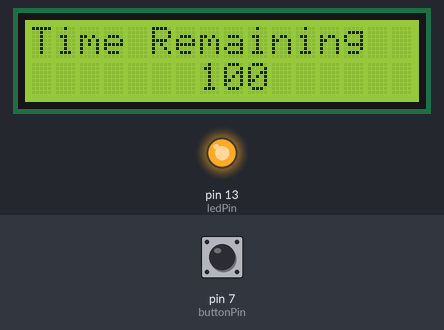
This sketch was run on a simulated Arduino Uno, built with avr-gcc and run on an emulated ATmega328P. Shown: 16×2 character LCD, output pins drawn as LEDs (lit = HIGH). The inputs (shaded band) are chosen by the test bench; at power-on: pin 7 (buttonPin) LOW.

Above: at 1.2 s.
1.3 s: pin 7 (buttonPin) pulled HIGH for 3.2 s
At 2.8 s:
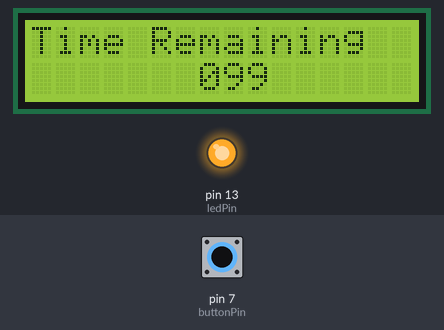
At 5.1 s:
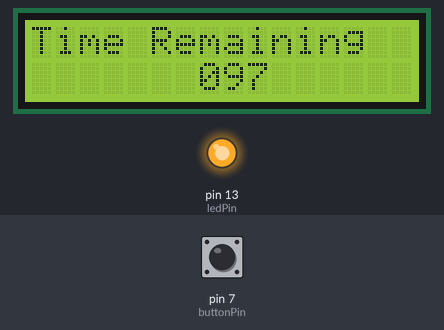
Timing chart, 0 to 6.6 s (numbered marks = the images above; inputs shaded):
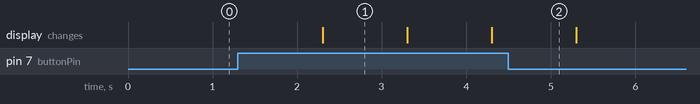

Measured:
- after the input at 1.3 s, the display: changes after 1.0 s (image 1)

The sketch:

lcdcountdownwithled1.ino
```cpp
#include <LiquidCrystal.h>
#include <stdlib.h>
#include <string.h>
// initialize the library with the numbers of the interface pins
LiquidCrystal lcd(12, 11, 5, 4, 3, 2);
bool trigger=false;
int INTERVAL=100;
int timer_display=7;
bool pause_countdown=false;
int ledPin=13;
int buttonPin=7;
int pressed=0;
int t=INTERVAL;
void setup() {
  lcd.begin(16, 2);
  pinMode(ledPin, OUTPUT);
  pinMode(buttonPin, INPUT);
  lcd.print("Time Remaining");
  lcd.setCursor(timer_display,1);
  digitalWrite(ledPin,HIGH);
  lcd.print(t);
}
void loop() {
	pressed=digitalRead(buttonPin);
  if (pressed==HIGH){
      digitalWrite(ledPin,HIGH);
      lcd.setCursor(timer_display, 1);
      if(t>0)
      {
        t--;
      }else
      {
        t=INTERVAL;
      }
      if(pause_countdown)
      {
        t=INTERVAL;
        lcd.setCursor(timer_display,1);
        lcd.print(t);
      }
      else
      {
        delay(1000);
        if (t>=100){
          lcd.setCursor(timer_display,1);
        }else if (t>=10)
        {
          lcd.setCursor(timer_display,1);
          lcd.print('0');
          lcd.setCursor((timer_display+1),1);
        }else
        {
         lcd.setCursor((timer_display+1),1);
         lcd.print('0');
         lcd.setCursor((timer_display+2),1);
        }
        lcd.print(t);
      }
      if(t==0)
      {
        pause_countdown=true;
        trigger=true;
      }
      if (trigger)
      {
        //digitalWrite(ledPin,HIGH);
        digitalWrite(ledPin,LOW);
        delay(3000);
        pause_countdown=false;

        trigger=false;
      }
  }else{t=INTERVAL;lcd.setCursor(timer_display,1);lcd.print(t);}
}
 
```
